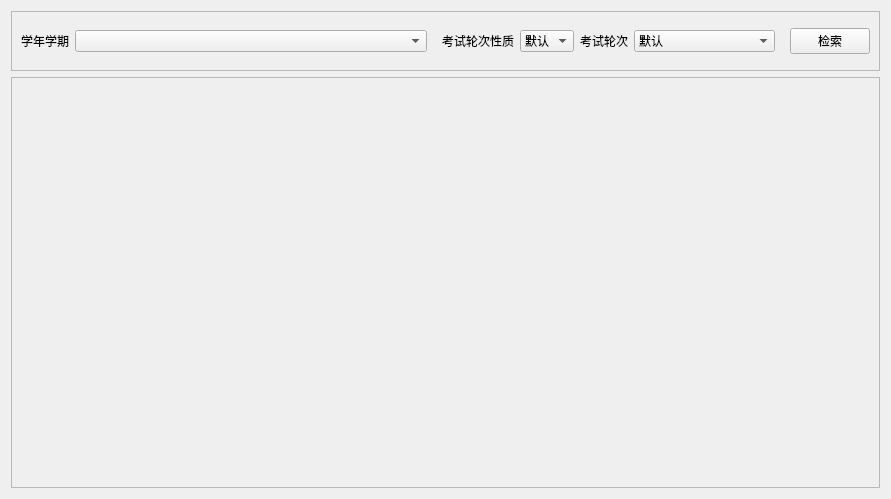
<?xml version="1.0" encoding="UTF-8"?>
<ui version="4.0">
 <class>ExamArrangement_Ui</class>
 <widget class="QWidget" name="ExamArrangement_Ui">
  <property name="geometry">
   <rect>
    <x>0</x>
    <y>0</y>
    <width>891</width>
    <height>499</height>
   </rect>
  </property>
  <property name="windowTitle">
   <string>Form</string>
  </property>
  <layout class="QVBoxLayout" name="verticalLayout">
   <item>
    <widget class="QFrame" name="frame_2">
     <property name="frameShape">
      <enum>QFrame::StyledPanel</enum>
     </property>
     <layout class="QHBoxLayout" name="horizontalLayout_2">
      <item>
       <widget class="QLabel" name="label">
        <property name="sizePolicy">
         <sizepolicy hsizetype="Fixed" vsizetype="Preferred">
          <horstretch>0</horstretch>
          <verstretch>0</verstretch>
         </sizepolicy>
        </property>
        <property name="text">
         <string>学年学期</string>
        </property>
       </widget>
      </item>
      <item>
       <widget class="QComboBox" name="comboBox">
        <property name="sizePolicy">
         <sizepolicy hsizetype="Preferred" vsizetype="Fixed">
          <horstretch>0</horstretch>
          <verstretch>0</verstretch>
         </sizepolicy>
        </property>
       </widget>
      </item>
      <item>
       <widget class="QWidget" name="type1Widget" native="true">
        <layout class="QHBoxLayout" name="horizontalLayout_3">
         <item>
          <widget class="QLabel" name="label_2">
           <property name="sizePolicy">
            <sizepolicy hsizetype="Fixed" vsizetype="Preferred">
             <horstretch>0</horstretch>
             <verstretch>0</verstretch>
            </sizepolicy>
           </property>
           <property name="text">
            <string>考试轮次性质</string>
           </property>
          </widget>
         </item>
         <item>
          <widget class="QComboBox" name="comboBox_2">
           <property name="sizePolicy">
            <sizepolicy hsizetype="Fixed" vsizetype="Fixed">
             <horstretch>0</horstretch>
             <verstretch>0</verstretch>
            </sizepolicy>
           </property>
           <item>
            <property name="text">
             <string>默认</string>
            </property>
           </item>
           <item>
            <property name="text">
             <string>补考</string>
            </property>
           </item>
           <item>
            <property name="text">
             <string>末考</string>
            </property>
           </item>
           <item>
            <property name="text">
             <string>中考</string>
            </property>
           </item>
          </widget>
         </item>
         <item>
          <widget class="QLabel" name="label_3">
           <property name="sizePolicy">
            <sizepolicy hsizetype="Fixed" vsizetype="Preferred">
             <horstretch>0</horstretch>
             <verstretch>0</verstretch>
            </sizepolicy>
           </property>
           <property name="text">
            <string>考试轮次</string>
           </property>
          </widget>
         </item>
         <item>
          <widget class="QComboBox" name="comboBox_3">
           <property name="sizePolicy">
            <sizepolicy hsizetype="Preferred" vsizetype="Fixed">
             <horstretch>0</horstretch>
             <verstretch>0</verstretch>
            </sizepolicy>
           </property>
           <item>
            <property name="text">
             <string>默认</string>
            </property>
           </item>
          </widget>
         </item>
        </layout>
       </widget>
      </item>
      <item>
       <widget class="QPushButton" name="queryBtn">
        <property name="sizePolicy">
         <sizepolicy hsizetype="Fixed" vsizetype="Fixed">
          <horstretch>0</horstretch>
          <verstretch>0</verstretch>
         </sizepolicy>
        </property>
        <property name="text">
         <string>检索</string>
        </property>
       </widget>
      </item>
     </layout>
    </widget>
   </item>
   <item>
    <widget class="QScrollArea" name="scrollArea">
     <property name="widgetResizable">
      <bool>true</bool>
     </property>
     <widget class="QWidget" name="scrollAreaWidgetContents">
      <property name="geometry">
       <rect>
        <x>0</x>
        <y>0</y>
        <width>871</width>
        <height>415</height>
       </rect>
      </property>
      <layout class="QVBoxLayout" name="verticalLayout_2"/>
     </widget>
    </widget>
   </item>
  </layout>
 </widget>
 <resources/>
 <connections/>
</ui>
